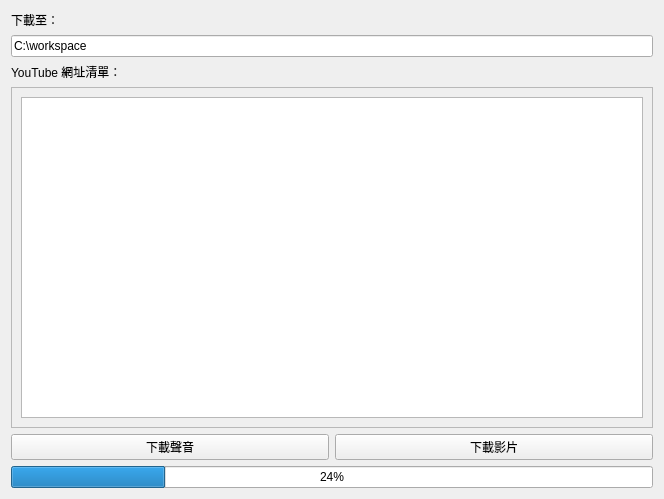
<?xml version="1.0" encoding="UTF-8"?>
<ui version="4.0">
 <class>YouTubeDownloaderForm</class>
 <widget class="QWidget" name="YouTubeDownloaderForm">
  <property name="geometry">
   <rect>
    <x>0</x>
    <y>0</y>
    <width>664</width>
    <height>499</height>
   </rect>
  </property>
  <property name="windowTitle">
   <string>YouTube 下載器</string>
  </property>
  <layout class="QVBoxLayout" name="verticalLayout_3">
   <item>
    <layout class="QVBoxLayout" name="verticalLayout">
     <item>
      <widget class="QLabel" name="labelDest">
       <property name="text">
        <string>下載至：</string>
       </property>
      </widget>
     </item>
     <item>
      <widget class="QLineEdit" name="lineEditDest">
       <property name="text">
        <string>C:\workspace</string>
       </property>
      </widget>
     </item>
    </layout>
   </item>
   <item>
    <layout class="QVBoxLayout" name="verticalLayout_2">
     <item>
      <widget class="QLabel" name="labelUrls">
       <property name="text">
        <string>YouTube 網址清單：</string>
       </property>
      </widget>
     </item>
     <item>
      <widget class="QScrollArea" name="urlsScrollArea">
       <property name="widgetResizable">
        <bool>true</bool>
       </property>
       <widget class="QWidget" name="scrollAreaWidgetContents">
        <property name="geometry">
         <rect>
          <x>0</x>
          <y>0</y>
          <width>638</width>
          <height>331</height>
         </rect>
        </property>
        <layout class="QHBoxLayout" name="horizontalLayout_2">
         <item>
          <widget class="QPlainTextEdit" name="plainTextEditUrls"/>
         </item>
        </layout>
       </widget>
      </widget>
     </item>
    </layout>
   </item>
   <item>
    <layout class="QHBoxLayout" name="horizontalLayout">
     <item>
      <widget class="QPushButton" name="pushButtonAudio">
       <property name="text">
        <string>下載聲音</string>
       </property>
      </widget>
     </item>
     <item>
      <widget class="QPushButton" name="pushButtonVideo">
       <property name="text">
        <string>下載影片</string>
       </property>
      </widget>
     </item>
    </layout>
   </item>
   <item>
    <widget class="QProgressBar" name="progressBar">
     <property name="value">
      <number>24</number>
     </property>
    </widget>
   </item>
  </layout>
 </widget>
 <resources/>
 <connections/>
</ui>
